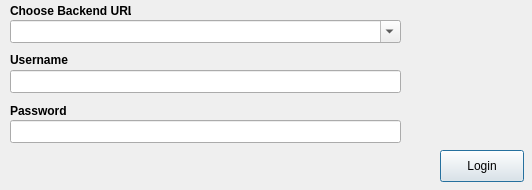
<?xml version="1.0" encoding="UTF-8"?>
<ui version="4.0">
 <class>SpatialDialog</class>
 <widget class="QDialog" name="SpatialDialog">
  <property name="geometry">
   <rect>
    <x>0</x>
    <y>0</y>
    <width>532</width>
    <height>190</height>
   </rect>
  </property>
  <property name="windowTitle">
   <string>openEO Connector</string>
  </property>
  <widget class="QComboBox" name="backendEdit">
   <property name="geometry">
    <rect>
     <x>10</x>
     <y>20</y>
     <width>391</width>
     <height>23</height>
    </rect>
   </property>
   <property name="editable">
    <bool>true</bool>
   </property>
  </widget>
  <widget class="QLineEdit" name="usernameEdit">
   <property name="geometry">
    <rect>
     <x>10</x>
     <y>70</y>
     <width>391</width>
     <height>23</height>
    </rect>
   </property>
   <property name="maximumSize">
    <size>
     <width>16777215</width>
     <height>16777215</height>
    </size>
   </property>
  </widget>
  <widget class="QLabel" name="label">
   <property name="geometry">
    <rect>
     <x>10</x>
     <y>0</y>
     <width>121</width>
     <height>21</height>
    </rect>
   </property>
   <property name="font">
    <font>
     <weight>75</weight>
     <bold>true</bold>
    </font>
   </property>
   <property name="text">
    <string>Choose Backend URL</string>
   </property>
  </widget>
  <widget class="QLabel" name="label_3">
   <property name="geometry">
    <rect>
     <x>10</x>
     <y>100</y>
     <width>91</width>
     <height>21</height>
    </rect>
   </property>
   <property name="font">
    <font>
     <weight>75</weight>
     <bold>true</bold>
    </font>
   </property>
   <property name="text">
    <string>Password</string>
   </property>
  </widget>
  <widget class="QLabel" name="label_2">
   <property name="geometry">
    <rect>
     <x>10</x>
     <y>50</y>
     <width>91</width>
     <height>20</height>
    </rect>
   </property>
   <property name="font">
    <font>
     <weight>75</weight>
     <bold>true</bold>
    </font>
   </property>
   <property name="text">
    <string>Username</string>
   </property>
  </widget>
  <widget class="QLineEdit" name="passwordEdit">
   <property name="geometry">
    <rect>
     <x>10</x>
     <y>120</y>
     <width>391</width>
     <height>23</height>
    </rect>
   </property>
   <property name="font">
    <font>
     <strikeout>false</strikeout>
    </font>
   </property>
   <property name="echoMode">
    <enum>QLineEdit::Password</enum>
   </property>
  </widget>
  <widget class="QPushButton" name="loginButton">
   <property name="geometry">
    <rect>
     <x>440</x>
     <y>150</y>
     <width>84</width>
     <height>32</height>
    </rect>
   </property>
   <property name="text">
    <string>Login</string>
   </property>
  </widget>
  <widget class="QLabel" name="logo">
   <property name="geometry">
    <rect>
     <x>410</x>
     <y>10</y>
     <width>111</width>
     <height>71</height>
    </rect>
   </property>
   <property name="text">
    <string/>
   </property>
   <property name="pixmap">
    <pixmap>../../../../../../../../../../../../../../../../.designer/backup/icon_new.png</pixmap>
   </property>
   <property name="scaledContents">
    <bool>true</bool>
   </property>
  </widget>
 </widget>
 <resources/>
 <connections/>
</ui>
